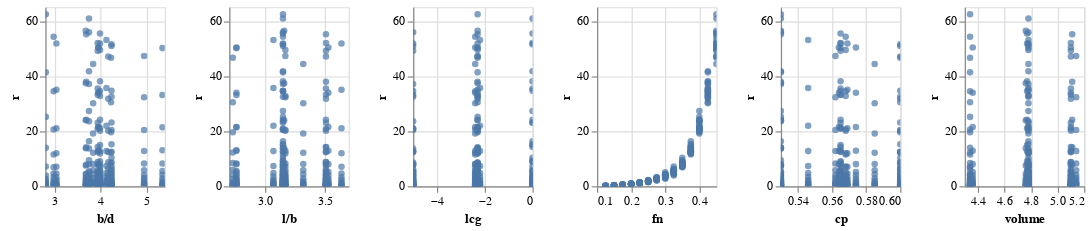

Notebook source saved alongside this figure:
### Code cell
#collapse
alt.Chart(data).mark_circle().encode(
    alt.X(alt.repeat("column"), type='quantitative', scale=alt.Scale(zero=False)),
    alt.Y(alt.repeat("row"), type='quantitative'),

).properties(
    width=100,
    height=150
).repeat(
    row=[label],
    column=features,
).interactive()

### Figure 1 — Vega-Lite specification as saved in the notebook (floating-point values rounded to 4 significant figures; data arrays with more than 128 entries replaced by an {"elided": "..."} marker saying what was removed)
{"spec": {"data": {"name": "data-791db167d20977a01be9532e297efb40"}, "width": 100, "mark": "circle", "selection": {"selector001": {"encodings": ["x", "y"], "type": "interval", "bind": "scales"}}, "encoding": {"y": {"type": "quantitative", "field": {"repeat": "row"}}, "x": {"type": "quantitative", "field": {"repeat": "column"}, "scale": {"zero": false}}}, "height": 150}, "repeat": {"column": ["b/d", "l/b", "lcg", "fn", "cp", "volume"], "row": ["r"]}, "config": {"view": {"continuousWidth": 400, "continuousHeight": 300}}, "$schema": "https://vega.github.io/schema/vega-lite/v4.0.2.json", "datasets": {"data-791db167d20977a01be9532e297efb40": {"elided": "308 records"}}}
